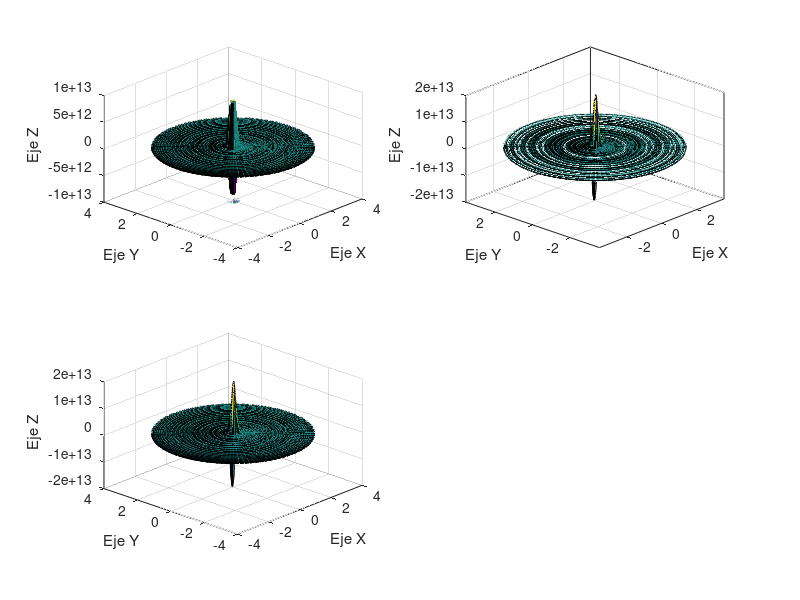
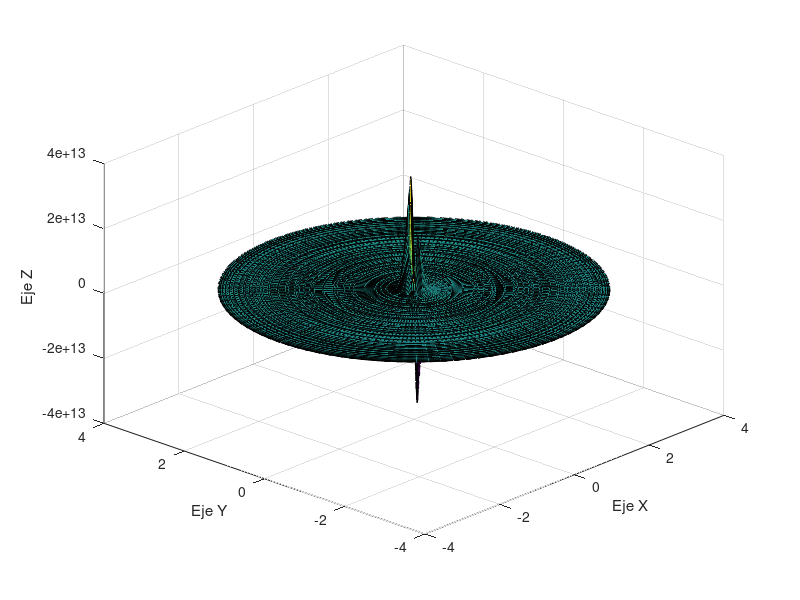

MATLAB code for these plots, in order:
%%
epsilon0 = (8.85 .*(10^-12));
a =1;
%%
clf;
r=linspace(-10, 10);
phi=linspace(-pi/2,pi/2);
theta=linspace(0,2*pi);
[phi,theta] = meshgrid(phi,theta);
z=phi;
r = meshgrid(r);
[Dx, Dy, Dz]=sph2cart(theta,phi,r);

f = @(r, theta, phi) ((a.*sin(theta).*sin(phi)-cos(theta).*sin(phi)-cos(phi))./(4.*pi.*epsilon0.*r.^3));
figure(1);
title('Respecto eje y')
subplot (2,2,1)
surfc(Dx, Dy, f(r, theta, phi));
xlabel('Eje X'); ylabel('Eje Y'); zlabel('Eje Z');
view(-47,32);
%%
f2 = @(r, theta, phi) ((a.*2.*cos(theta)+sin(theta))./(4.*pi.*epsilon0.*r.^3));
subplot (2,2,2)
title('Respecto eje z')
contour3(Dx, Dy, Dz); hold on
surf(Dx, Dy, f2(r, theta, phi));
xlabel('Eje X'); ylabel('Eje Y'); zlabel('Eje Z');
view(-47,32);
%%
f3 = @(r, theta, phi) ((a.*2.*cos(theta)+sin(theta))./(4.*pi.*epsilon0.*r.^3));
subplot (2,2,3)
title('Respecto eje x')
surf(Dx, Dy, f3(r, theta, phi));
xlabel('Eje X'); ylabel('Eje Y'); zlabel('Eje Z');
view(-47,32);
%%
f4 = @(r, theta, phi) ((a.*2.*sin(3.14*theta).*sin(theta)+cos(3.14))+(-cos(3.14).*sin(theta)))./(4.*pi.*epsilon0.*r.^3);
figure(2);
title('Ejercicio 2 Campo con desplazamiento')
surf(Dx, Dy, f4(r, theta, phi));
xlabel('Eje X'); ylabel('Eje Y'); zlabel('Eje Z');
view(-47,32);